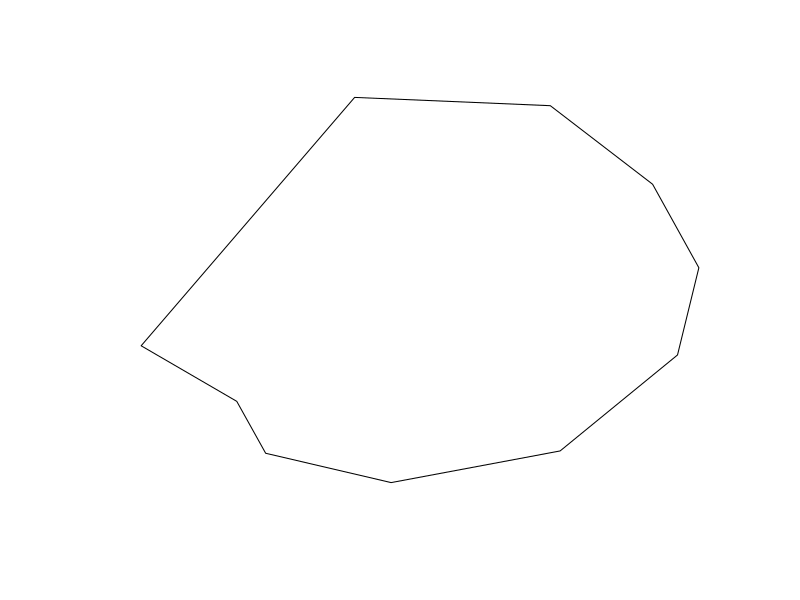

Source code (R): (Note: this script raises an error after producing the figure.)
#Hexagon 2

###Loading packages
library(sf)


OBIS_pts <- matrix(c(-69.14795, 44.02442, -67.71973, 41.45920, 
-61.52344, 40.01079, -53.17383, 41.57436, -47.37305, 46.31658, 
-46.31836, 50.62507, -48.60352, 54.74999, -53.65723, 58.63122, 
-63.32520, 59.04055, -73.87207, 46.76997, -69.14795, 44.02442), ncol=2, byrow=TRUE)

OBIS_pts = list(OBIS_pts)

OBIS_poly <- st_polygon(OBIS_pts)
class(OBIS_poly)
plot(OBIS_poly)

new = st_transform(OBIS_poly, "+proj=eqc")


?st_as_sf



str(OBIS_poly)

?SpatialPolygons
